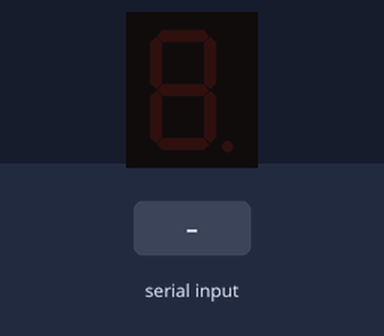
Bench run of a sketch on a simulated Arduino Uno, built with avr-gcc and run on an emulated ATmega328P. On the bench: 1-digit seven-segment display. Wiring (inferred from the names in the program): 1-digit 7-segment display, segments lit when HIGH: segments pin 2, pin 3, pin 4, pin 5, pin 6, pin 7, pin 8, pin 9. The inputs (shaded band) are chosen by the test bench. The segment pins are drawn as the display they are named for; what the sketch prints to the serial monitor is not drawn.

Above: at 1.2 s.
1.3 s: "30,150\n" received over Serial
At 1.9 s:
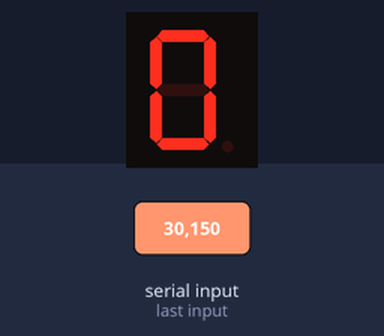
2.8 s: "90,45\n" received over Serial
At 4.0 s:
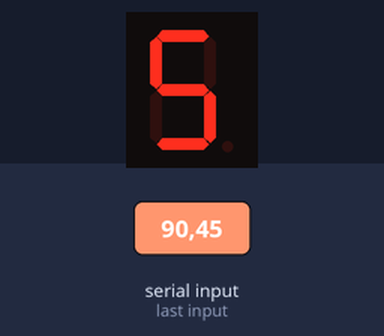
4.3 s: "90\n" received over Serial
At 5.2 s:
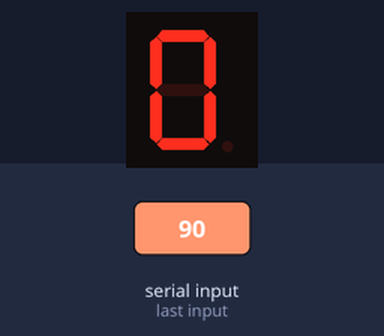
5.8 s: "200\n" received over Serial
7.3 s: "30,150\n" received over Serial
8.8 s: "5\n" received over Serial
At 9.6 s:
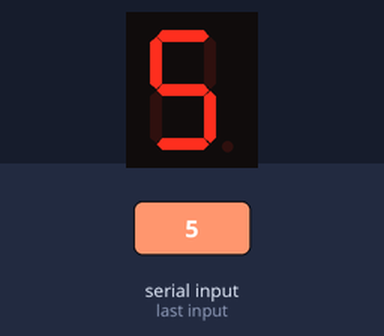
Timing chart, 0 to 11.8 s (numbered marks = the images above; inputs shaded):
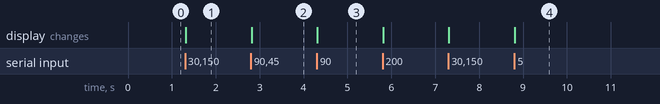

The sketch:

seven_segment_display.ino
```cpp
/*
  Display Number on Seven Segment Display

  This program displays a number entered by the user, from 0 to F (15) in hexadecimal on the 7-segment display

  7-Segment Display 'a' pin Asigned to Pin 2
  7-Segment Display 'b' pin Asigned to Pin 3
  7-Segment Display 'c' pin Asigned to Pin 4
  7-Segment Display 'd' pin Asigned to Pin 5
  7-Segment Display 'e' pin Asigned to Pin 6
  7-Segment Display 'f' pin Asigned to Pin 7
  7-Segment Display 'g' pin Asigned to Pin 8
  7-Segment Display '.' pin Asigned to Pin 9

  The circuit:
  1 7-Segment Display Common Anode or Common Cathode
  8 Resistors

  Created 11/3/19
  By Miguel Osuna
  Modified: -/-/-
  By: -----------
*/

int sevenSegmentDisplayPins[8] = {2, 3, 4, 5, 6, 7, 8, 9};

//                     a, b, c, d, e, f, g, .
byte digits[16][8] =
{
                      {1, 1, 1, 1, 1, 1, 0, 0}, //0
                      {0, 1, 1, 0, 0, 0, 0, 0}, //1
                      {1, 1, 0, 1, 1, 0, 1, 0}, //2
                      {1, 1, 1, 1, 0, 0, 1, 0}, //3
                      {0, 1, 1, 0, 0, 1, 1, 0}, //4
                      {1, 0, 1, 1, 0, 1, 1, 0}, //5
                      {1, 0, 1, 1, 1, 1, 1, 0}, //6
                      {1, 1, 1, 0, 0, 0, 0, 0}, //7
                      {1, 1, 1, 1, 1, 1, 1, 0}, //8
                      {1, 1, 1, 0, 0, 1, 1, 0}, //9
                      {1, 1, 1, 0, 1, 1, 1, 0}, //A (10)
                      {0, 0, 1, 1, 1, 1, 1, 0}, //B (11)
                      {1, 0, 0, 1, 1, 1, 0, 0}, //C (12)
                      {0, 1, 1, 1, 1, 0, 1, 0}, //D (13)
                      {1, 0, 0, 1, 1, 1, 1, 0}, //E (14)
                      {1, 0, 0, 0, 1, 1, 1, 0}  //F (15)
};

void setup()
{
    for(int i = 0; i < 8; i++)
    {
        pinMode(sevenSegmentDisplayPins[i], OUTPUT);
        digitalWrite(sevenSegmentDisplayPins[i], LOW);
    }

    Serial.begin(9600);
    Serial.print("Please enter a number between 0 and F (hexadecimal): ");
}

void loop()
{

  // Wait for something in the Serial Port
  // Get the input from the user
  if (Serial.available())
  {
      char ch = Serial.read();
      if (ch >= '0' && ch <= 'F')
      {
          int number = ch - '0';
          if(number > 10)
              number -= 7;

          clearDisplay();
          numberToDisplay(number);
      }
  }
  else
      Serial.println("Please, enter another number: ");
}

void numberToDisplay(int number)
{
    for(int i = 0; i < 8; i++)
        digitalWrite(sevenSegmentDisplayPins[i], digits[number][i]);
}

void clearDisplay()
{
    for(int i = 0; i < 8; i++)
        digitalWrite(sevenSegmentDisplayPins[i], LOW);
}
```

Measured:
- after the input at 1.3 s, the display: first changes at once (image 1 shows a later state)
- after the input at 2.8 s, the display: first changes at once (image 2 shows a later state)
- after the input at 4.3 s, the display: first changes at once (image 3 shows a later state)
- after the input at 8.8 s, the display: changes at once (image 4)
